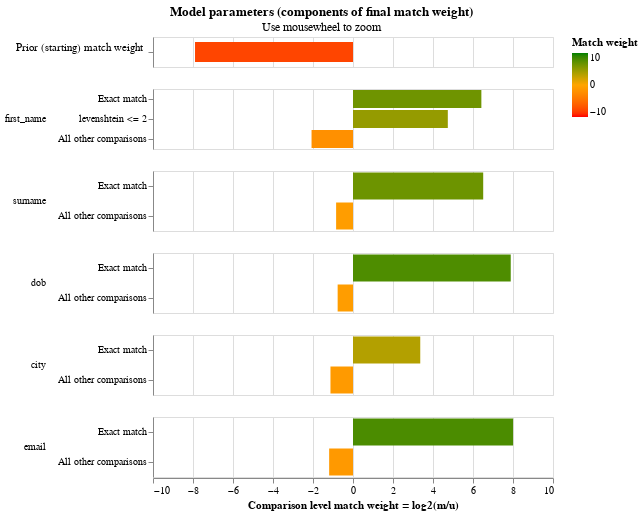

Notebook code cell kept with this figure:
### Markdown cell above
The final match weights can be viewed in the match weights chart:

### Code cell
linker.match_weights_chart()

### Figure 1 — Vega-Lite specification as saved in the notebook (floating-point values rounded to 4 significant figures)
{"$schema": "https://vega.github.io/schema/vega-lite/v5.2.json", "config": {"header": {"title": null}, "mark": {"tooltip": null}, "title": {"anchor": "middle"}, "view": {"height": 60, "width": 400}}, "data": {"values": [{"bayes_factor": 0.00419, "bayes_factor_description": "The probability that two random records drawn at random match is 0.004 or one in  239.7 records.This is equivalent to a starting match weight of -7.899.", "comparison_name": "probability_two_random_records_match", "comparison_sort_order": -1, "comparison_vector_value": 0, "has_tf_adjustments": false, "is_null_level": false, "label_for_charts": "", "log2_bayes_factor": -7.899, "m_probability": null, "m_probability_description": null, "max_comparison_vector_value": 0, "probability_two_random_records_match": 0.004172, "sql_condition": null, "tf_adjustment_column": null, "tf_adjustment_weight": null, "u_probability": null, "u_probability_description": null}, {"bayes_factor": 85.53, "bayes_factor_description": "If comparison level is `exact match` then comparison is 85.53 times more likely to be a match", "comparison_name": "first_name", "comparison_sort_order": 0, "comparison_vector_value": 2, "has_tf_adjustments": false, "is_null_level": false, "label_for_charts": "Exact match", "log2_bayes_factor": 6.418, "m_probability": 0.4955, "m_probability_description": "Amongst matching record comparisons, 49.55% of records are in the exact match comparison level", "max_comparison_vector_value": 2, "probability_two_random_records_match": 0.004172, "sql_condition": "first_name_l = first_name_r", "tf_adjustment_column": null, "tf_adjustment_weight": 1, "u_probability": 0.005794, "u_probability_description": "Amongst non-matching record comparisons, 0.58% of records are in the exact match comparison level"}, {"bayes_factor": 26.74, "bayes_factor_description": "If comparison level is `levenshtein <= 2` then comparison is 26.74 times more likely to be a match", "comparison_name": "first_name", "comparison_sort_order": 0, "comparison_vector_value": 1, "has_tf_adjustments": false, "is_null_level": false, "label_for_charts": "levenshtein <= 2", "log2_bayes_factor": 4.741, "m_probability": 0.2706, "m_probability_description": "Amongst matching record comparisons, 27.06% of records are in the levenshtein <= 2 comparison level", "max_comparison_vector_value": 2, "probability_two_random_records_match": 0.004172, "sql_condition": "levenshtein(first_name_l, first_name_r) <= 2", "tf_adjustment_column": null, "tf_adjustment_weight": 1, "u_probability": 0.01012, "u_probability_description": "Amongst non-matching record comparisons, 1.01% of records are in the levenshtein <= 2 comparison level"}, {"bayes_factor": 0.2377, "bayes_factor_description": "If comparison level is `all other comparisons` then comparison is  4.21 times less likely to be a match", "comparison_name": "first_name", "comparison_sort_order": 0, "comparison_vector_value": 0, "has_tf_adjustments": false, "is_null_level": false, "label_for_charts": "All other comparisons", "log2_bayes_factor": -2.073, "m_probability": 0.2339, "m_probability_description": "Amongst matching record comparisons, 23.39% of records are in the all other comparisons comparison level", "max_comparison_vector_value": 2, "probability_two_random_records_match": 0.004172, "sql_condition": "ELSE", "tf_adjustment_column": null, "tf_adjustment_weight": 1, "u_probability": 0.9841, "u_probability_description": "Amongst non-matching record comparisons, 98.41% of records are in the all other comparisons comparison level"}, {"bayes_factor": 91.16, "bayes_factor_description": "If comparison level is `exact match` then comparison is 91.16 times more likely to be a match", "comparison_name": "surname", "comparison_sort_order": 1, "comparison_vector_value": 1, "has_tf_adjustments": false, "is_null_level": false, "label_for_charts": "Exact match", "log2_bayes_factor": 6.51, "m_probability": 0.4458, "m_probability_description": "Amongst matching record comparisons, 44.58% of records are in the exact match comparison level", "max_comparison_vector_value": 1, "probability_two_random_records_match": 0.004172, "sql_condition": "surname_l = surname_r", "tf_adjustment_column": null, "tf_adjustment_weight": 1, "u_probability": 0.00489, "u_probability_description": "Amongst non-matching record comparisons, 0.49% of records are in the exact match comparison level"}, {"bayes_factor": 0.557, "bayes_factor_description": "If comparison level is `all other comparisons` then comparison is  1.80 times less likely to be a match", "comparison_name": "surname", "comparison_sort_order": 1, "comparison_vector_value": 0, "has_tf_adjustments": false, "is_null_level": false, "label_for_charts": "All other comparisons", "log2_bayes_factor": -0.8444, "m_probability": 0.5542, "m_probability_description": "Amongst matching record comparisons, 55.42% of records are in the all other comparisons comparison level", "max_comparison_vector_value": 1, "probability_two_random_records_match": 0.004172, "sql_condition": "ELSE", "tf_adjustment_column": null, "tf_adjustment_weight": 1, "u_probability": 0.9951, "u_probability_description": "Amongst non-matching record comparisons, 99.51% of records are in the all other comparisons comparison level"}, {"bayes_factor": 236.7, "bayes_factor_description": "If comparison level is `exact match` then comparison is 236.70 times more likely to be a match", "comparison_name": "dob", "comparison_sort_order": 2, "comparison_vector_value": 1, "has_tf_adjustments": false, "is_null_level": false, "label_for_charts": "Exact match", "log2_bayes_factor": 7.887, "m_probability": 0.4137, "m_probability_description": "Amongst matching record comparisons, 41.37% of records are in the exact match comparison level", "max_comparison_vector_value": 1, "probability_two_random_records_match": 0.004172, "sql_condition": "dob_l = dob_r", "tf_adjustment_column": null, "tf_adjustment_weight": 1, "u_probability": 0.001748, "u_probability_description": "Amongst non-matching record comparisons, 0.17% of records are in the exact match comparison level"}, {"bayes_factor": 0.5873, "bayes_factor_description": "If comparison level is `all other comparisons` then comparison is  1.70 times less likely to be a match", "comparison_name": "dob", "comparison_sort_order": 2, "comparison_vector_value": 0, "has_tf_adjustments": false, "is_null_level": false, "label_for_charts": "All other comparisons", "log2_bayes_factor": -0.7678, "m_probability": 0.5863, "m_probability_description": "Amongst matching record comparisons, 58.63% of records are in the all other comparisons comparison level", "max_comparison_vector_value": 1, "probability_two_random_records_match": 0.004172, "sql_condition": "ELSE", "tf_adjustment_column": null, "tf_adjustment_weight": 1, "u_probability": 0.9983, "u_probability_description": "Amongst non-matching record comparisons, 99.83% of records are in the all other comparisons comparison level"}, {"bayes_factor": 10.29, "bayes_factor_description": "If comparison level is `exact match` then comparison is 10.29 times more likely to be a match", "comparison_name": "city", "comparison_sort_order": 3, "comparison_vector_value": 1, "has_tf_adjustments": true, "is_null_level": false, "label_for_charts": "Exact match", "log2_bayes_factor": 3.363, "m_probability": 0.5673, "m_probability_description": "Amongst matching record comparisons, 56.73% of records are in the exact match comparison level", "max_comparison_vector_value": 1, "probability_two_random_records_match": 0.004172, "sql_condition": "city_l = city_r", "tf_adjustment_column": "city", "tf_adjustment_weight": 1, "u_probability": 0.05515, "u_probability_description": "Amongst non-matching record comparisons, 5.51% of records are in the exact match comparison level"}, {"bayes_factor": 0.458, "bayes_factor_description": "If comparison level is `all other comparisons` then comparison is  2.18 times less likely to be a match", "comparison_name": "city", "comparison_sort_order": 3, "comparison_vector_value": 0, "has_tf_adjustments": false, "is_null_level": false, "label_for_charts": "All other comparisons", "log2_bayes_factor": -1.127, "m_probability": 0.4327, "m_probability_description": "Amongst matching record comparisons, 43.27% of records are in the all other comparisons comparison level", "max_comparison_vector_value": 1, "probability_two_random_records_match": 0.004172, "sql_condition": "ELSE", "tf_adjustment_column": null, "tf_adjustment_weight": 1, "u_probability": 0.9449, "u_probability_description": "Amongst non-matching record comparisons, 94.49% of records are in the all other comparisons comparison level"}, {"bayes_factor": 256.8, "bayes_factor_description": "If comparison level is `exact match` then comparison is 256.84 times more likely to be a match", "comparison_name": "email", "comparison_sort_order": 4, "comparison_vector_value": 1, "has_tf_adjustments": false, "is_null_level": false, "label_for_charts": "Exact match", "log2_bayes_factor": 8.005, "m_probability": 0.5635, "m_probability_description": "Amongst matching record comparisons, 56.35% of records are in the exact match comparison level", "max_comparison_vector_value": 1, "probability_two_random_records_match": 0.004172, "sql_condition": "email_l = email_r", "tf_adjustment_column": null, "tf_adjustment_weight": 1, "u_probability": 0.002194, "u_probability_description": "Amongst non-matching record comparisons, 0.22% of records are in the exact match comparison level"}, {"bayes_factor": 0.4375, "bayes_factor_description": "If comparison level is `all other comparisons` then comparison is  2.29 times less likely to be a match", "comparison_name": "email", "comparison_sort_order": 4, "comparison_vector_value": 0, "has_tf_adjustments": false, "is_null_level": false, "label_for_charts": "All other comparisons", "log2_bayes_factor": -1.193, "m_probability": 0.4365, "m_probability_description": "Amongst matching record comparisons, 43.65% of records are in the all other comparisons comparison level", "max_comparison_vector_value": 1, "probability_two_random_records_match": 0.004172, "sql_condition": "ELSE", "tf_adjustment_column": null, "tf_adjustment_weight": 1, "u_probability": 0.9978, "u_probability_description": "Amongst non-matching record comparisons, 99.78% of records are in the all other comparisons comparison level"}]}, "resolve": {"axis": {"y": "independent"}, "scale": {"y": "independent"}}, "selection": {"zoom_selector": {"bind": "scales", "encodings": ["x"], "type": "interval"}}, "title": {"subtitle": "Use mousewheel to zoom", "text": "Model parameters (components of final match weight)"}, "vconcat": [{"encoding": {"color": {"field": "log2_bayes_factor", "scale": {"domain": [-10, 0, 10], "range": ["red", "orange", "green"]}, "title": "Match weight", "type": "quantitative"}, "tooltip": [{"field": "comparison_name", "title": "Comparison name", "type": "nominal"}, {"field": "probability_two_random_records_match", "format": ".4f", "title": "Probability two random records match", "type": "nominal"}, {"field": "log2_bayes_factor", "format": ",.4f", "title": "Equivalent match weight", "type": "quantitative"}, {"field": "bayes_factor_description", "title": "Match weight description", "type": "nominal"}], "x": {"axis": {"domain": false, "labels": false, "ticks": false, "title": ""}, "field": "log2_bayes_factor", "scale": {"domain": [-10, 10]}, "type": "quantitative"}, "y": {"axis": {"title": "Prior (starting) match weight", "titleAlign": "right", "titleAngle": 0, "titleFontWeight": "normal"}, "field": "label_for_charts", "sort": {"field": "comparison_vector_value", "order": "descending"}, "type": "nominal"}}, "height": 30, "mark": {"clip": true, "height": 20, "type": "bar"}, "selection": {"zoom_selector": {"bind": "scales", "encodings": ["x"], "type": "interval"}}, "transform": [{"filter": "(datum.comparison_name == 'probability_two_random_records_match')"}]}, {"encoding": {"color": {"field": "log2_bayes_factor", "scale": {"domain": [-10, 0, 10], "range": ["red", "orange", "green"]}, "title": "Match weight", "type": "quantitative"}, "row": {"field": "comparison_name", "header": {"labelAlign": "left", "labelAnchor": "middle", "labelAngle": 0}, "sort": {"field": "comparison_sort_order"}, "type": "nominal"}, "tooltip": [{"field": "comparison_name", "title": "Comparison name", "type": "nominal"}, {"field": "label_for_charts", "title": "Label", "type": "ordinal"}, {"field": "sql_condition", "title": "SQL condition", "type": "nominal"}, {"field": "m_probability", "format": ".4f", "title": "M probability", "type": "quantitative"}, {"field": "u_probability", "format": ".4f", "title": "U probability", "type": "quantitative"}, {"field": "bayes_factor", "format": ",.4f", "title": "Bayes factor = m/u", "type": "quantitative"}, {"field": "log2_bayes_factor", "format": ",.4f", "title": "Match weight = log2(m/u)", "type": "quantitative"}, {"field": "bayes_factor_description", "title": "Match weight description", "type": "nominal"}], "x": {"axis": {"title": "Comparison level match weight = log2(m/u)"}, "field": "log2_bayes_factor", "scale": {"domain": [-10, 10]}, "type": "quantitative"}, "y": {"axis": {"title": null}, "field": "label_for_charts", "sort": {"field": "comparison_vector_value", "order": "descending"}, "type": "nominal"}}, "mark": {"clip": true, "type": "bar"}, "resolve": {"axis": {"y": "independent"}, "scale": {"y": "independent"}}, "selection": {"zoom_selector": {"bind": "scales", "encodings": ["x"], "type": "interval"}}, "transform": [{"filter": "(datum.comparison_name != 'probability_two_random_records_match')"}]}]}
